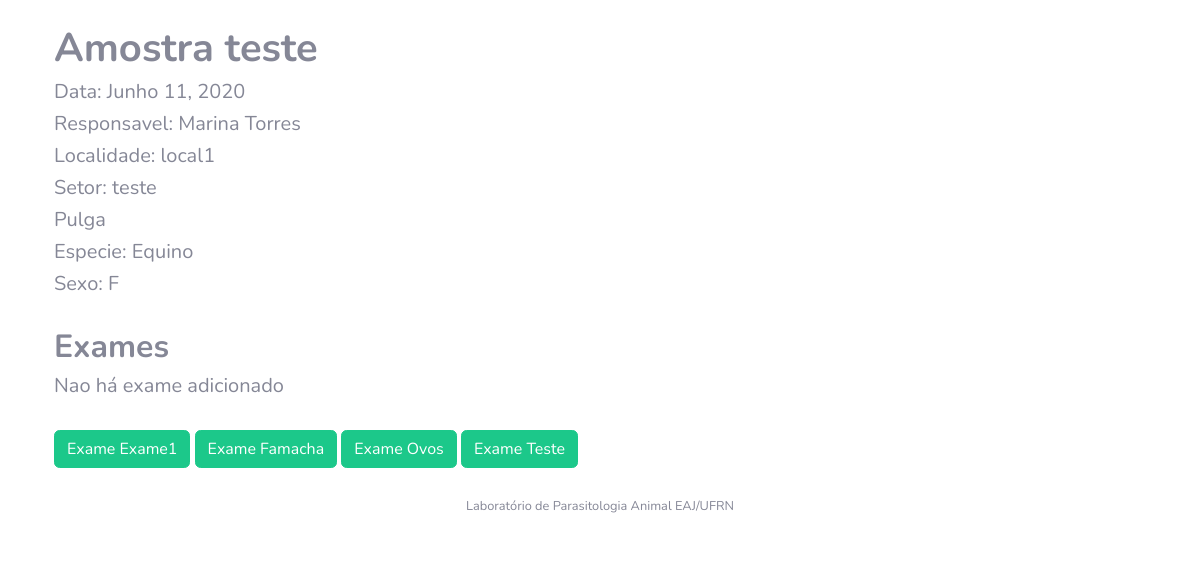
Before: /detalhes/10 with the older database file.
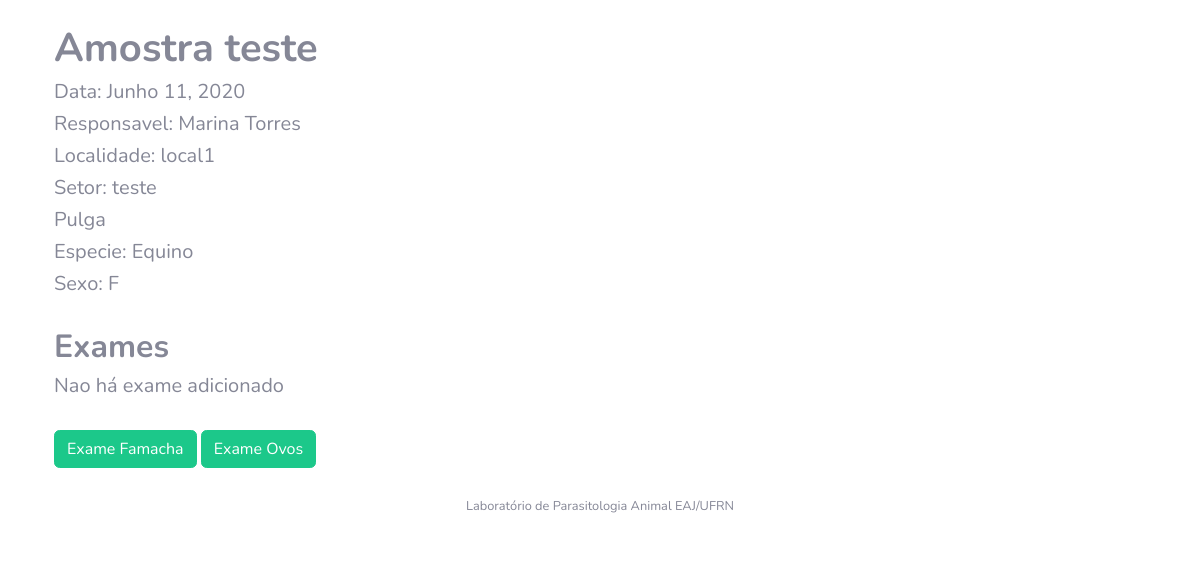
After: the same page with the newer database file.
### Amostra/models.py (models this page shows, shortened)
class Amostra(models.Model):
    identificacao = models.CharField(max_length=10)
    origem = models.CharField(max_length=200)
    responsavel = models.ForeignKey(User, on_delete=models.CASCADE, null = True, related_name='amostras')
    localidade = models.ForeignKey(Local, on_delete=models.CASCADE, null = True, related_name='local')
    setor = models.CharField(max_length=200)
    data_coleta = models.DateField(default=date.today)
    tipo_amostra = models.CharField(max_length=2, choices=TIPOS_AMOSTRA, default='OU')
    especie_animal = models.CharField(max_length=2, choices=ESPECIES_ANIMAIS,default='OU')
    sexo_animal = models.CharField(max_length=1, choices=SEXO, default='I')
    status = models.BooleanField(default=True)
    exame = models.ManyToManyField(Exame)
    created_at = models.DateField(default=date.today, null=True, blank=True)
    class Meta:
        ordering = ['-data_coleta','origem','localidade','setor','especie_animal','identificacao','tipo_amostra']

### Local/models.py (models this page shows)
class Local(models.Model):
    nome = models.CharField(max_length=200)
    def __str__(self):
        return self.nome

### Exame/models.py (models this page shows)
class Exame(models.Model):
    nome = models.CharField(max_length=200)
    status = models.BooleanField(default=True)
    tipo_resultado = models.CharField(max_length=3, choices=TIPOS_RESULTADO, default='NUM', null=True)
    def __str__(self):
        return self.nome
    class Meta:
        ordering = ('nome',)

### Exame/views.py (the view)
# urls.py: path('detalhes/<int:pk>', exame_amostraDetalhes, name='detalhes'),
def exame_amostraDetalhes(request, pk):
    amostra = Amostra.objects.filter(pk=pk)[0]
    print(pk)
    exame = RealizacaoExame.objects.filter(amostra_id=pk)
    print(exame)
    exames_cadastrados = Exame.objects.all()
    context = {'amostra':amostra, 'lista_exame':exame, 'exames_cadastrados': exames_cadastrados}
    return render(request, 'Amostra/amostra_detail.html', context)

### Amostra/context_processors.py (called while the page is built)
def amostras_pendentes(request):
    if (request.user.is_authenticated):
        amostras = Amostra.objects.filter(
            responsavel=request.user, status=True,
            data_coleta__lte = date.today()- timedelta(days=10))
    else:
        amostras = Amostra.objects.filter(
            status=True,
            data_coleta__lte = date.today()- timedelta(days=10))
    return {
        'amostras_pendentes_count': amostras.count(),
        'amostras_pendentes': amostras.order_by('data_coleta')
    }

### Usuario/models.py (called while the page is built)
    def __str__(self):
        return "{} {}".format(self.first_name, self.last_name)

### templates/Amostra/amostra_detail.html (shortened to what this page needs)
{% extends "base.html" %}
{% load bootstrap4 %}
{% block content %}
<div class="container">
			<h1><strong>Amostra {{ amostra.identificacao }}</strong></h1>
			<h5>Data: {{ amostra.data_coleta }} </h5>
			<h5>Responsavel: {{ amostra.responsavel }} </h5>
			<h5>Localidade: {{ amostra.localidade }}</h5>
			<h5>Setor: {{ amostra.setor }}</h5>
    		<h5>{{ amostra.get_tipo_amostra_display }}</h5>
    		<h5>Especie: {{ amostra.get_especie_animal_display }}</h5>
    		<h5>Sexo: {{ amostra.sexo_animal }}</h5>
			<br>
	<h2><strong>Exames</strong></h2>
	{% if lista_exame %}
		{% for exame in lista_exame %}
			<h5>Exame: {{ exame.exame }}</h5>
			{% if exame.exame.tipo_resultado == 'NUM' %}
				<h5>Resultado: {{ exame.resultado_numerico }}</h5>
			{% else %}
				<h5>Resultado: {{ exame.resultado_textual }}</h5>
			{% endif %}
			<br>
		{% endfor %}
	{% else %}
		<h5>Nao há exame adicionado</h5>
	{% endif %}
	<br>
	{% if exames_cadastrados %}
		{% for exame in exames_cadastrados %}
			<a href="{% url 'exame:NovoAdicionarExame' pk=amostra.pk exame=exame.pk%}" class="btn btn-success">Exame {{exame}}</a>
		{% endfor %}
	{% endif %}
  </div>
{% endblock %}

### templates/base.html (shortened to what this page needs)
<!DOCTYPE html>
<html lang="en">
{% load static %}
<head>
  <link href="{% static 'vendor/fontawesome-free/css/all.min.css' %}" rel="stylesheet" type="text/css">
  <link rel="stylesheet" type="text/css" href="{% static 'css/sb-admin-2.css' %}" />
</head>
<body id="page-top">
  <div id="wrapper">
        <div class="container-fluid">
          {% block content %}{% endblock %}
        </div>
      </div>
      <footer class="sticky-footer bg-white">
        <div class="container my-auto">
          <div class="copyright text-center my-auto">
            <span> Laboratório de Parasitologia Animal EAJ/UFRN</span>
          </div>
        </div>
      </footer>
</body>
</html>

Changed rows visible on the page:
removed Exame: nome "Exame1"
removed Exame: nome "Teste"
